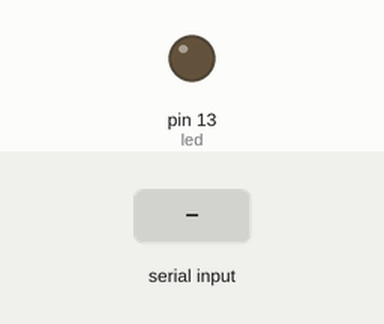
This sketch was run on a simulated Arduino Uno, built with avr-gcc and run on an emulated ATmega328P. Parts: output pins drawn as LEDs (lit = HIGH). The test bench sets the inputs (shaded band).

Above: at 1.2 s.
1.3 s: "a" received over Serial
At 2.5 s:
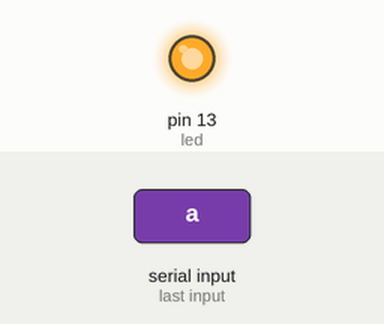
2.8 s: "b" received over Serial
At 3.8 s:
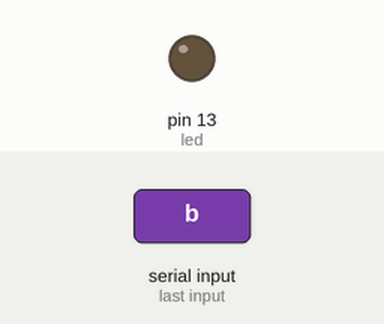
Timing chart, 0 to 5.8 s (numbered marks = the images above; inputs shaded):
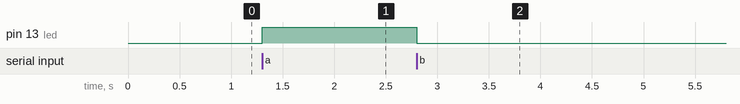

The sketch:

LedBluetooth.ino
```cpp
//Moyete
//Edgar Moises Hernandez Gonzalez
//Encender un led por bluetooth
//20-09-2017

const int led=13;//Pin digital 13
char caracter;//almacena caracter ingresado

void setup(){
  Serial.begin(9600);//Comunicacion serial
  pinMode(led,OUTPUT);//led como salida
}

void loop(){
  if(Serial.available()>0)//Si se escribe
    caracter = Serial.read();//leer lo que se escribe
  if (caracter =='a')
    digitalWrite(led,HIGH);//Encender con pulso digital 5V
  if(caracter=='b')
    digitalWrite(led,LOW);//Apagar con pulso digital 0V
}
```

Measured:
- after the input at 1.3 s, pin 13 (led): LOW → HIGH at once
- after the input at 2.8 s, pin 13 (led): HIGH → LOW at once
